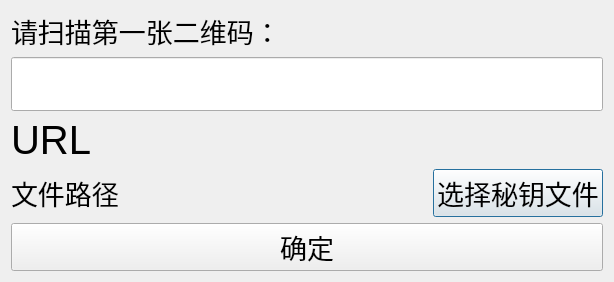
<?xml version="1.0" encoding="UTF-8"?>
<ui version="4.0">
 <class>FirstInputDialog</class>
 <widget class="QDialog" name="FirstInputDialog">
  <property name="geometry">
   <rect>
    <x>0</x>
    <y>0</y>
    <width>614</width>
    <height>281</height>
   </rect>
  </property>
  <property name="font">
   <font>
    <pointsize>40</pointsize>
   </font>
  </property>
  <property name="windowTitle">
   <string>Dialog</string>
  </property>
  <layout class="QGridLayout" name="gridLayout">
   <item row="0" column="0">
    <layout class="QVBoxLayout" name="verticalLayout">
     <item>
      <widget class="QLabel" name="label">
       <property name="font">
        <font>
         <pointsize>20</pointsize>
        </font>
       </property>
       <property name="text">
        <string>请扫描第一张二维码：</string>
       </property>
      </widget>
     </item>
     <item>
      <layout class="QHBoxLayout" name="horizontalLayout_2">
       <item>
        <widget class="QLineEdit" name="inputStringLineEdit">
         <property name="font">
          <font>
           <pointsize>30</pointsize>
          </font>
         </property>
        </widget>
       </item>
      </layout>
     </item>
     <item>
      <widget class="QLabel" name="Urllabe">
       <property name="font">
        <font>
         <pointsize>30</pointsize>
        </font>
       </property>
       <property name="text">
        <string>URL</string>
       </property>
      </widget>
     </item>
     <item>
      <layout class="QHBoxLayout" name="horizontalLayout">
       <item>
        <widget class="QLabel" name="pathLable">
         <property name="font">
          <font>
           <pointsize>20</pointsize>
          </font>
         </property>
         <property name="text">
          <string>文件路径</string>
         </property>
        </widget>
       </item>
       <item>
        <spacer name="horizontalSpacer">
         <property name="orientation">
          <enum>Qt::Horizontal</enum>
         </property>
         <property name="sizeHint" stdset="0">
          <size>
           <width>40</width>
           <height>20</height>
          </size>
         </property>
        </spacer>
       </item>
       <item>
        <widget class="QPushButton" name="selectkeyfileButton">
         <property name="font">
          <font>
           <pointsize>20</pointsize>
          </font>
         </property>
         <property name="text">
          <string>选择秘钥文件</string>
         </property>
        </widget>
       </item>
      </layout>
     </item>
     <item>
      <widget class="QPushButton" name="okButton">
       <property name="font">
        <font>
         <pointsize>20</pointsize>
        </font>
       </property>
       <property name="text">
        <string>确定</string>
       </property>
      </widget>
     </item>
     <item>
      <spacer name="verticalSpacer">
       <property name="orientation">
        <enum>Qt::Vertical</enum>
       </property>
       <property name="sizeHint" stdset="0">
        <size>
         <width>20</width>
         <height>40</height>
        </size>
       </property>
      </spacer>
     </item>
    </layout>
   </item>
  </layout>
 </widget>
 <resources/>
 <connections/>
</ui>
